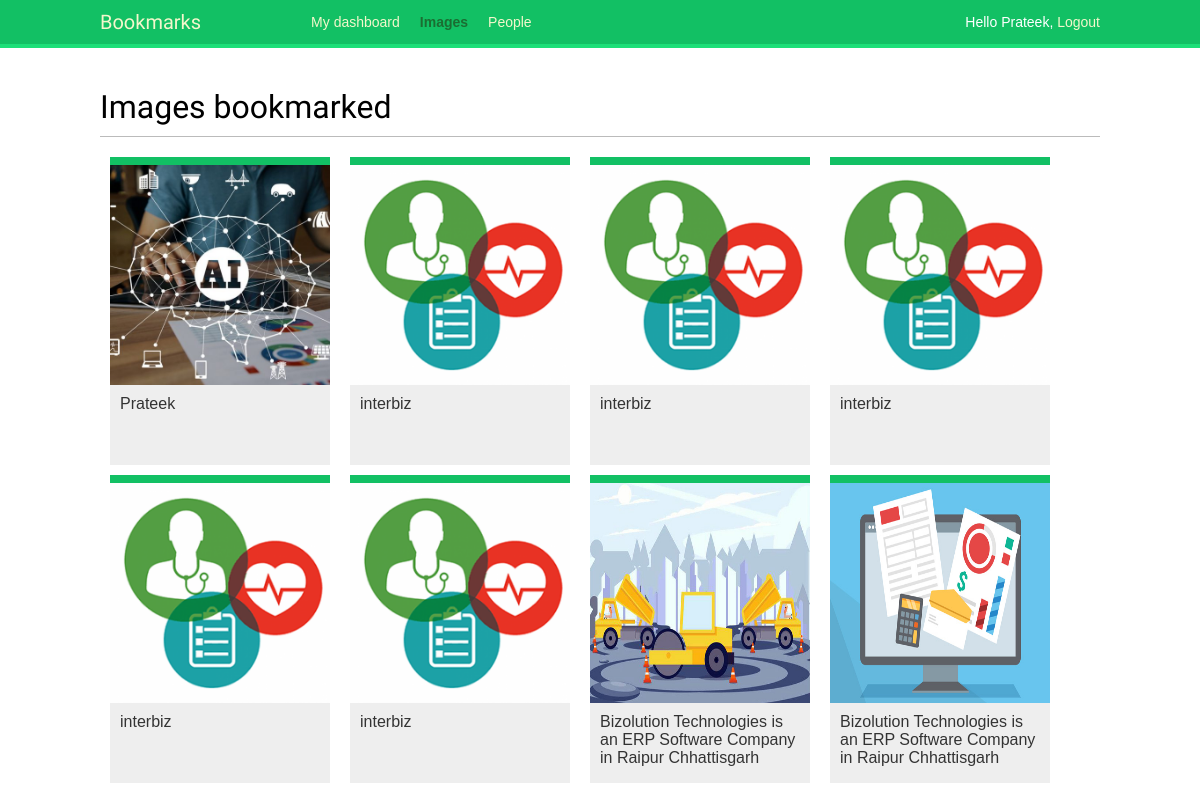
The app's page /images/ (signed in) with its own data.
### images/models.py (models this page shows, shortened)
class Image(models.Model):
    user = models.ForeignKey(settings.AUTH_USER_MODEL,
                             related_name='images_created',
                             on_delete=models.CASCADE)
    title = models.CharField(max_length=200)
    slug = models.SlugField(max_length=200,
                            blank=True)
    url = models.URLField(max_length=2000)
    image = models.ImageField(upload_to='images/%Y/%m/%d/')
    description = models.TextField(blank=True)
    created = models.DateField(auto_now_add=True)
    users_like = models.ManyToManyField(settings.AUTH_USER_MODEL,
                                        related_name='images_liked',
                                        blank=True)
    total_likes = models.PositiveIntegerField(default=0)
    class Meta:
        indexes = [
            models.Index(fields=['-created']),
            models.Index(fields=['-total_likes']),
        ]
        ordering = ['-created']
    def get_absolute_url(self):
        return reverse('images:detail', args=[self.id, self.slug])

### images/views.py (the view)
# urls.py: path('', views.image_list, name='list'),
@login_required
def image_list(request):
    images = Image.objects.all()
    paginator = Paginator(images, 8)
    page = request.GET.get('page')
    images_only = request.GET.get('images_only')
    try:
        images = paginator.page(page)
    except PageNotAnInteger:
        images = paginator.page(1)
    except EmptyPage:
        if images_only:
            return HttpResponse('')
        images = paginator.page(paginator.num_pages)
    if images_only:
        return render(request,
                      'images/image/list_images.html',
                      {'section': 'images',
                       'images': images})
    return render(request,
                  'images/image/list.html',
                  {'section': 'images',
                   'images': images})

### images/templates/images/image/list.html (shortened to what this page needs)
{% extends "base.html" %}
{% block content %}
  <h1>Images bookmarked</h1>
  <div id="image-list">
    {% include "images/image/list_images.html" %}
  </div>
{% endblock %}

### account/templates/base.html (shortened to what this page needs)
{% load static %}
<html>
<head>
  <link href="{% static "css/base.css" %}" rel="stylesheet">
</head>
<body>
  <div id="header">
    <span class="logo">Bookmarks</span>
    {% if request.user.is_authenticated %}
      <ul class="menu">
        <li {% if section == "dashboard" %}class="selected"{% endif %}>
          <a href="{% url "dashboard" %}">My dashboard</a>
        </li>
        <li {% if section == "images" %}class="selected"{% endif %}>
          <a href="{% url "images:list" %}">Images</a>
        </li>
        <li {% if section == "people" %}class="selected"{% endif %}>
          <a href="{% url 'user_list' %}">People</a>
        </li>
      </ul>
    {% endif %}
    <span class="user">
      {% if request.user.is_authenticated %}
        Hello {{ request.user.first_name|default:request.user.username }},
        <a href="{% url "logout" %}">Logout</a>
      {% else %}
        <a href="{% url "login" %}">Log-in</a>
      {% endif %}
    </span>
  </div>
  <div id="content">
    {% block content %}
    {% endblock %}
  </div>
</body>
</html>

### images/templates/images/image/list_images.html
{% load thumbnail %}
{% for image in images %}
    <div class="image">
        <a href="{{ image.get_absolute_url }}">
            {% thumbnail image.image 300x300 crop="smart" as im %}
            <a href="{{ image.get_absolute_url }}">
                <img src="{{ im.url }}" alt="">
            </a>
        </a>
        <div class="info">
            <a href="{{ image.get_absolute_url }}" class="title">
                {{ image.title }}
            </a>
        </div>
    </div>
{% endfor%}

### account/static/css/base.css (style rules this page uses)
body { margin:0; padding:0; font-family:helvetica, sans-serif; }
a { color:#12c064; text-decoration:none; }
h1, h2, h3, h4, h5 , h6 { font-family: 'Muli', sans-serif; font-weight:normal; }
h1 { border-bottom:1px solid #bbb; padding:0 0 10px 0; margin:10px 0 20px 0; }
#header { padding:10px 100px; font-size:14px; background:#12c064; color:#fff; border-bottom:4px solid #1cdf78; overflow:auto; }
#header .logo { font-family: 'Muli', sans-serif; float:left; color:#f3f7cc; font-size:20px; margin-right:10%; }
#header ul.menu { list-style:none; float:left; margin:0; padding:0; }
#header ul.menu li { float:left; padding:4px 10px; }
#header ul.menu li.selected a, #header ul.menu li.selected a:hover { color:#1b6d32; font-weight:bold; }
#header a { color:#f3f7cc; }
#header .user { float:right; padding-top:4px; }
#content { padding:30px 100px; }
#image-list { overflow:hidden; }
#image-list .image { float:left; width:220px; height:300px; margin:0 10px 10px 10px; border-top:8px solid #12c064; background:#eee; }
#image-list img { width:220px; height:220px; }
#image-list .info { padding:10px; }
#image-list .info a { color:#333; }

### records on screen
Image: shows a picture, title "Prateek"
Image: title "interbiz"
Image: title "interbiz"
Image: title "interbiz"
Image: title "interbiz"
Image: title "interbiz"
Image: shows a picture, title "Bizolution Technologies is an ERP Software Company in Raipur Chhattisgarh"
Image: shows a picture, title "Bizolution Technologies is an ERP Software Company in Raipur Chhattisgarh"

### other values on screen
{{ request.user.first_name|default:request.user.username }} "Prateek"
